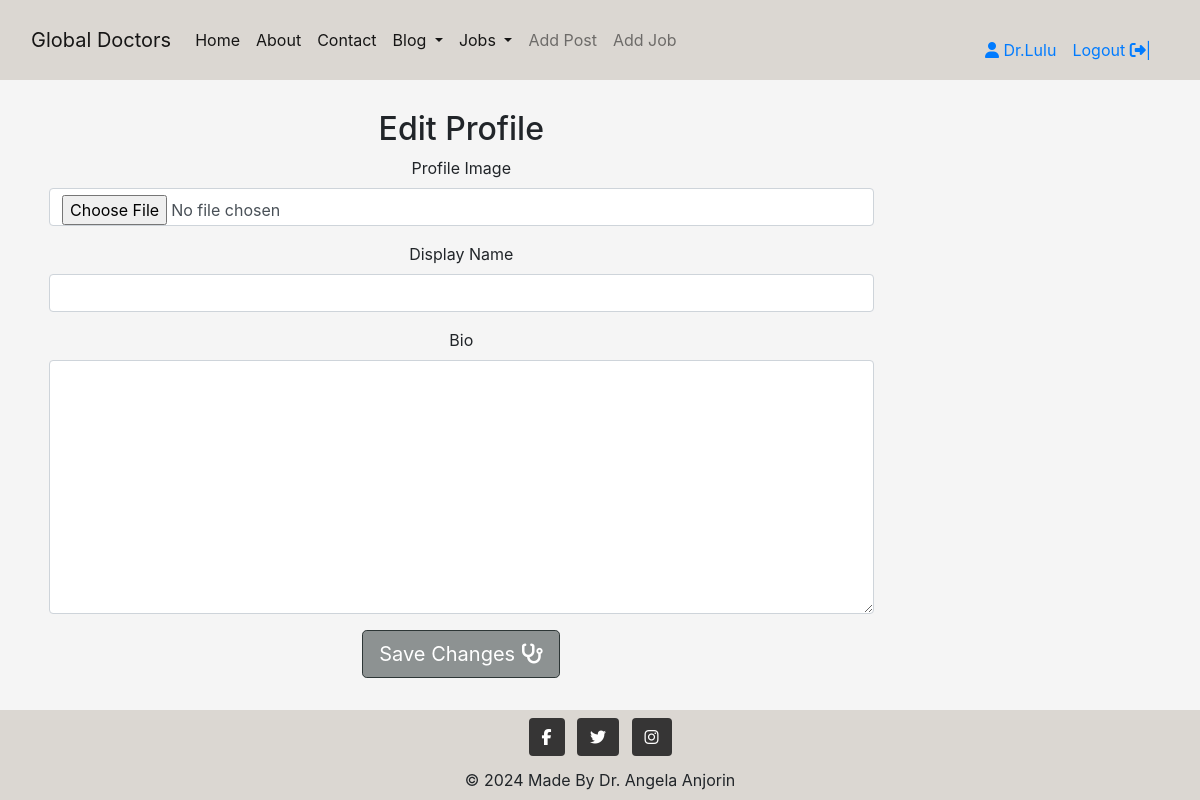
Page /profile/profile/edit/5/ (signed in) on the earlier database version.
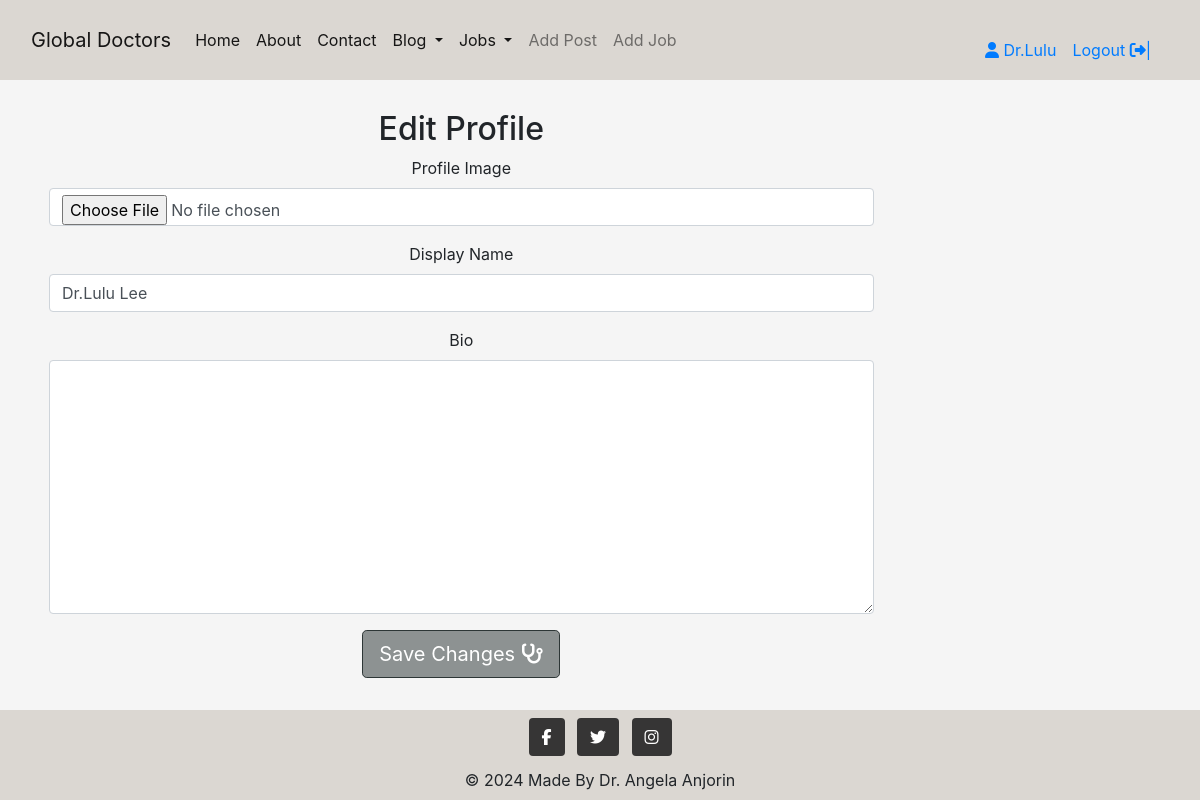
Same page on the later database version.
### profile/models.py (models this page shows, shortened)
class Profile(models.Model):
    USER_TYPE_CHOICES = (
        ('regular', 'Regular User'),
        ('employer', 'Employer'),
    )
    user = models.OneToOneField(settings.AUTH_USER_MODEL, on_delete=models.CASCADE)
    user_type = models.CharField(max_length=20, choices=USER_TYPE_CHOICES, default='regular')
    profile_image = CloudinaryField('image', default='placeholder', blank=True)
    display_name = models.CharField(max_length=30, blank=True, null=True)
    bio = models.TextField(null=True, blank=True)

### profile/views.py (the view, shortened to what this page needs)
# urls.py: path('profile/edit/<int:pk>/', ProfileEdit.as_view(), name='profile_edit'),
class ProfileEdit(LoginRequiredMixin, UserPassesTestMixin, UpdateView):
    template_name ='profile/edit_profile.html'
    def get_form_class(self):
        profile = self.get_object()
        if profile.user_type == 'employer':
            return EmployerProfileForm
        else:
            return RegularProfileForm
    def test_func(self):
        profile = self.get_object()
        return self.request.user == profile.user
    def get_object(self, queryset=None):
        return get_object_or_404(Profile, user=self.request.user)

### profile/forms.py
class RegularProfileForm(forms.ModelForm):
    class Meta:
        model = Profile
        fields = ['profile_image','display_name', 'bio']
        widgets = {
            'profile_image': forms.ClearableFileInput(attrs={'class':'form-control'}),
        }
        labels = {
            "profile_image": "Profile Image",
            "display_name": "Display Name",
            "bio": "Bio"
        }

### blog/views.py (called while the page is built)
def category_list(request):
    category_list = Category.objects.exclude(name='other')
    context = {
        "category_list": category_list,
    }
    return context

### jobs/views.py (called while the page is built)
def speciality_list(request):
    speciality_list = Speciality.objects.exclude(name='other')
    context = {
        'speciality_list': speciality_list
    }
    return context

### profile/templates/profile/edit_profile.html (shortened to what this page needs)
{% extends 'base.html' %}
{% block content %}
{% load crispy_forms_tags %}
<div class="container text-center">
    <form method="POST" enctype="multipart/form-data" class="p-1 w-75 form" >
        <h2>Edit Profile</h2>
        {{ form|crispy }}
        <div class="text-center">
            <button type="submit"class="btn btn-signup btn-lg">Save Changes <i class="fa fa-stethoscope"></i></button>
        </div>
    </form>
</div>
{% endblock %}

Differences in the rows shown:
changed Profile: display_name (not shown) → "Dr.Lulu Lee"
